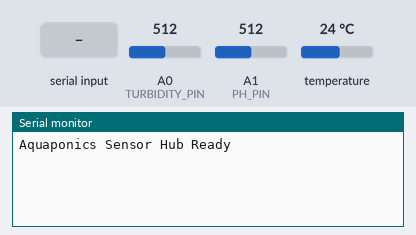
The sketch below on a simulated Arduino Uno, built with avr-gcc and run on an emulated ATmega328P. Parts: the last lines printed to the serial monitor. The inputs (shaded band) are chosen by the test bench; at power-on: temperature 24 °C, A0 (TURBIDITY_PIN) = 512, A1 (PH_PIN) = 512.

Above: at 3.2 s.
3.3 s: "90,45\n" received over the second serial link
At 4.4 s:
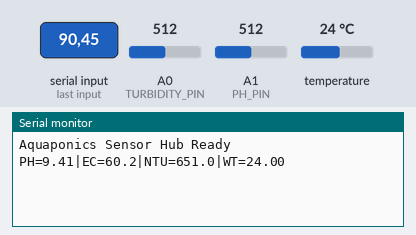
12.4 s: temperature set to 12 °C
At 13.0 s:
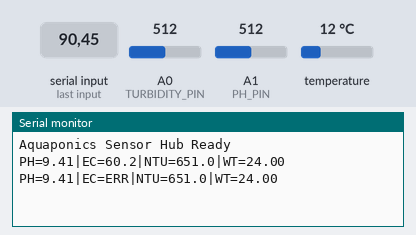
16.3 s: A0 (TURBIDITY_PIN) set to 716
At 18.7 s:
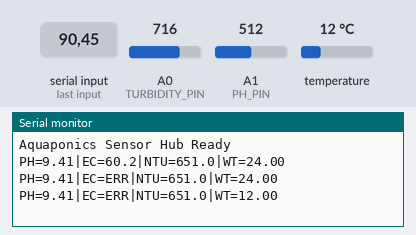
20.2 s: A1 (PH_PIN) set to 716
24.1 s: "30,150\n" received over the second serial link
At 25.3 s:
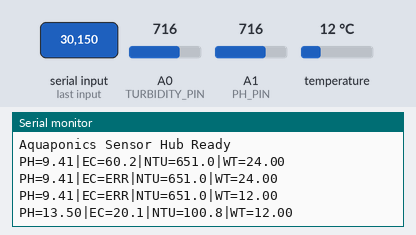
28.0 s: temperature set to 19 °C
At 32.7 s:
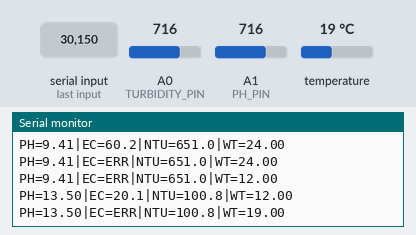

The sketch:

ardi_v1.ino
```cpp
#include <SoftwareSerial.h>
#include <OneWire.h>
#include <DallasTemperature.h>

// ------------------------
// EC Sensor
// ------------------------
SoftwareSerial ecSerial(2, 3); // RX, TX

// ------------------------
// DS18B20
// ------------------------
#define ONE_WIRE_BUS 4
OneWire oneWire(ONE_WIRE_BUS);
DallasTemperature tempSensor(&oneWire);

// ------------------------
// Analog Pins
// ------------------------
#define TURBIDITY_PIN A0
#define PH_PIN A1

// ------------------------
// Turbidity Calibration
// ------------------------
float adcToNTU(float adc)
{
  // 3-point calibration (June 2026, verified against reference meter):
  //   ADC 750 = 0 NTU   (distilled water)
  //   ADC 733 = 55 NTU  (milk-water, lab meter reference)
  //   ADC 657 = 260 NTU (milk-water concentrated, lab meter reference)

  if (adc >= 750.0)
  {
    return 0.0;  // clipping cleaner than distilled = 0
  }
  else if (adc >= 733.0)
  {
    // Low range: 0–55 NTU, slope 3.235 NTU per ADC unit
    return 3.235 * (750.0 - adc);
  }
  else
  {
    // High range: 55+ NTU, slope 2.697 NTU per ADC unit
    return 55.0 + 2.697 * (733.0 - adc);
  }
}
void setup()
{
  Serial.begin(9600);
  ecSerial.begin(9600);

  tempSensor.begin();

  delay(2000);

  Serial.println("Aquaponics Sensor Hub Ready");
}

void loop()
{
  // ==========================
  // pH
  // ==========================
  int phADC = analogRead(PH_PIN);
  float phVoltage = phADC * (5.0 / 1023.0);
  float pH = (4.11 * phVoltage) - 0.88;

  // ==========================
  // Turbidity
  // ==========================
  int turbADC = analogRead(TURBIDITY_PIN);
  float ntu = adcToNTU(turbADC);

  // ==========================
  // Water Temperature
  // ==========================
  tempSensor.requestTemperatures();
  float waterTemp = tempSensor.getTempCByIndex(0);

  // ==========================
  // EC
  // ==========================
  while (ecSerial.available())
  {
    ecSerial.read();
  }

  ecSerial.print("R\r");
  delay(1200);

  String response = "";

  while (ecSerial.available())
  {
    char c = ecSerial.read();

    if (c == '\r' || c == '\n')
    {
      if (response.length() > 0)
      {
        break;
      }
    }
    else
    {
      response += c;
    }
  }

  float correctedEC = -1;

  if (response.length() > 0)
  {
    float rawEC = response.toFloat();
    correctedEC = rawEC * 0.669;
  }

  // ==========================
  // Output
  // ==========================
  Serial.print("PH=");
  Serial.print(pH, 2);

  Serial.print("|EC=");
  if (correctedEC >= 0)
    Serial.print(correctedEC, 1);
  else
    Serial.print("ERR");

  Serial.print("|NTU=");
  Serial.print(ntu, 1);

  Serial.print("|WT=");
  Serial.println(waterTemp, 2);

  delay(5000);
}
```

Measured:
- after the input at 3.3 s, the serial monitor: prints a new line after 0.68 s (image 1)
- after the input at 24.1 s, the serial monitor: prints a new line after 0.79 s (image 4)
- after the input at 28.0 s, the serial monitor: prints a new line after 3.9 s (image 5)
